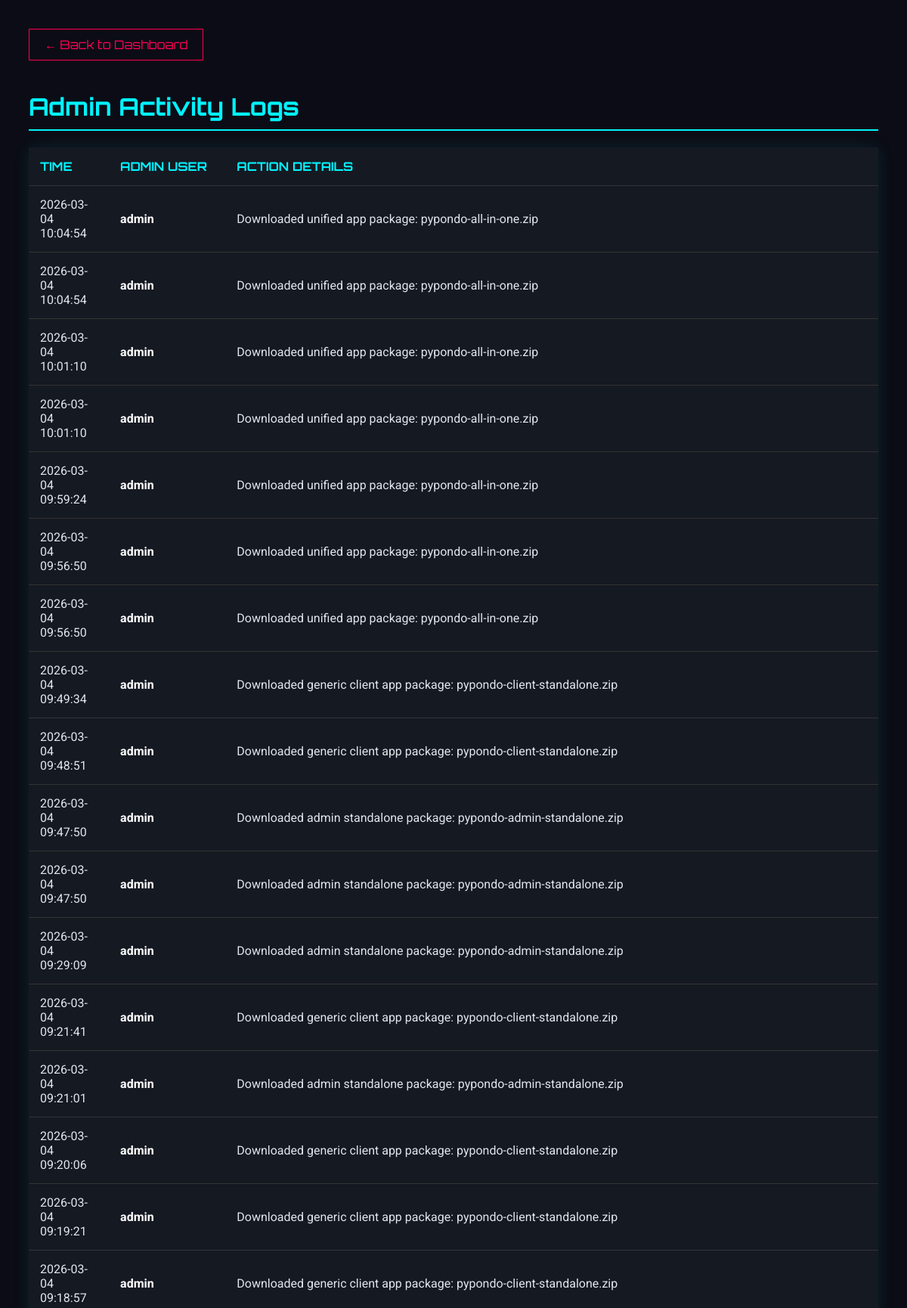
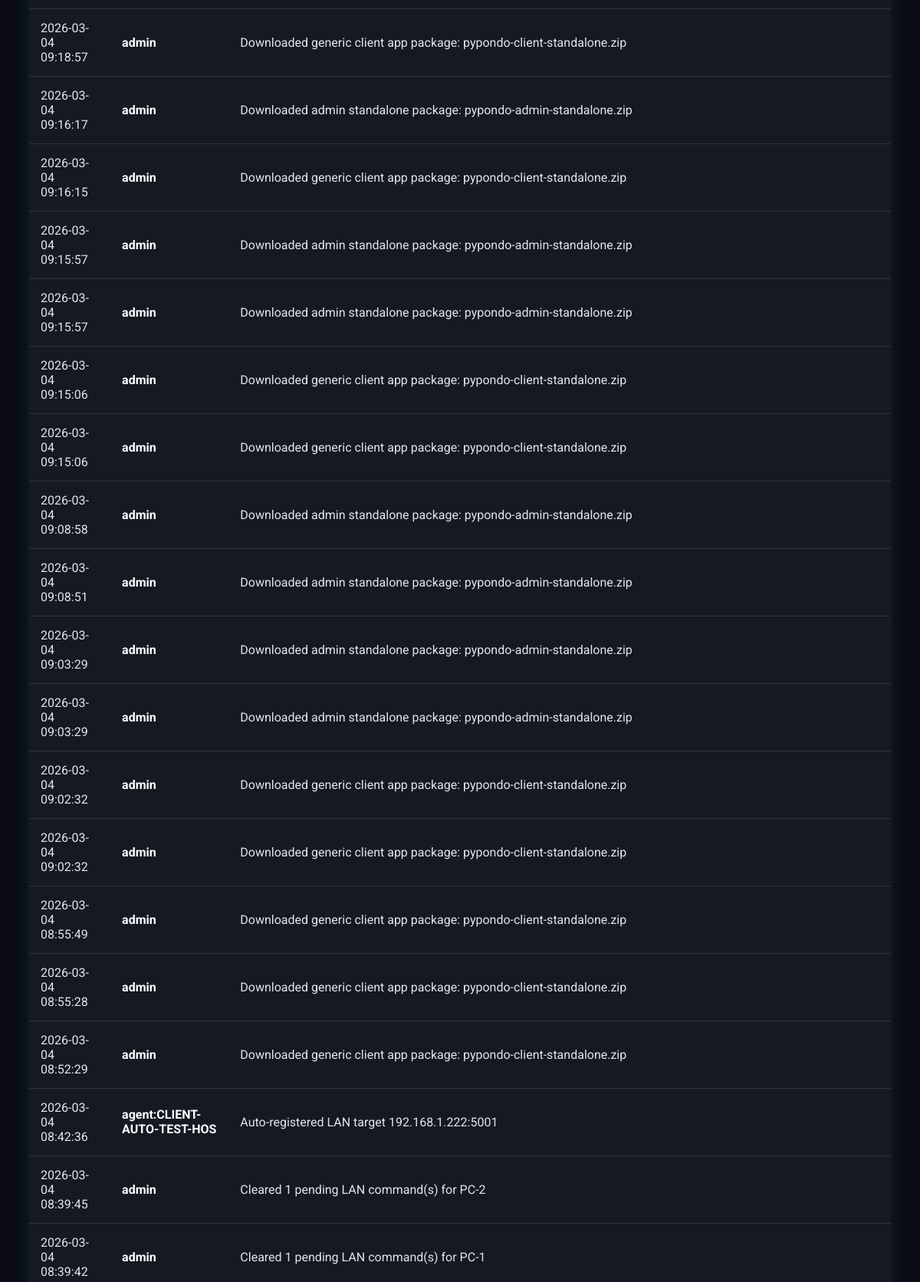
The app's page /logs (signed in, upper part) with its own data (2 pictures, top to bottom).
### app.py (models this page shows)
class AdminLog(db.Model):
    id = db.Column(db.Integer, primary_key=True)
    admin_name = db.Column(db.String(80))
    action = db.Column(db.String(255))
    timestamp = db.Column(db.DateTime, default=datetime.now)

### app.py (the view)
@app.route('/logs')
@login_required
def view_logs():
    if not current_user.is_admin: return redirect(url_for('index'))
    logs = AdminLog.query.order_by(AdminLog.timestamp.desc()).all()
    return render_template('logs.html', logs=logs)

### app.py (called while the page is built, shortened)
@login_manager.user_loader
def load_user(user_id):
    return db.session.get(User, int(user_id))

@app.before_request
def bootstrap_schema():
    if not getattr(app, "_download_bundle_prebuild_started", False):
        configured_url = os.getenv("LAN_SERVER_PUBLIC_BASE_URL", "").strip().rstrip("/")
        prebuild_url = configured_url or get_server_public_base_url().rstrip("/")
        if prebuild_url and trigger_all_in_one_bundle_prebuild(prebuild_url):
            app._download_bundle_prebuild_started = True

### templates/logs.html (shortened to what this page needs)
<!DOCTYPE html>
<html lang="en">
<head>
</head>
<body>
    <a href="/" class="back-btn">← Back to Dashboard</a>
    <h1>Admin Activity Logs</h1>
    <table>
        <thead>
            <tr>
                <th>Time</th>
                <th>Admin User</th>
                <th>Action Details</th>
            </tr>
        </thead>
        <tbody>
            {% for log in logs %}
            <tr>
                <td>{{ log.timestamp.strftime('%Y-%m-%d %H:%M:%S') }}</td>
                <td style="font-weight: bold; color: white;">{{ log.admin_name }}</td>
                <td>{{ log.action }}</td>
            </tr>
            {% else %}
            <tr>
                <td colspan="3" style="text-align:center; color:#666;">No logs found.</td>
            </tr>
            {% endfor %}
        </tbody>
    </table>
</body>
</html>

### templates/logs.html (style rules this page uses)
body { background-color: #0b0c15; color: #e0e6ed; font-family: 'Roboto', sans-serif; padding: 30px; }
h1 { font-family: 'Orbitron', sans-serif; color: #00f3ff; border-bottom: 2px solid #00f3ff; padding-bottom: 10px; }
table { width: 100%; border-collapse: collapse; background: #151922; margin-top: 20px; box-shadow: 0 0 20px rgba(0, 243, 255, 0.1); }
th, td { padding: 15px; text-align: left; border-bottom: 1px solid #333; }
th { color: #00f3ff; text-transform: uppercase; font-family: 'Orbitron', sans-serif; }
.back-btn { display: inline-block; margin-bottom: 20px; color: #ff0055; text-decoration: none; border: 1px solid #ff0055; padding: 10px 20px; font-family: 'Orbitron', sans-serif; }

### records on screen
AdminLog: timestamp "2026-03-04 10:04:54", admin_name "admin", action "Downloaded unified app package: pypondo-all-in-one.zip"
AdminLog: timestamp "2026-03-04 10:04:54", admin_name "admin", action "Downloaded unified app package: pypondo-all-in-one.zip"
AdminLog: timestamp "2026-03-04 10:01:10", admin_name "admin", action "Downloaded unified app package: pypondo-all-in-one.zip"
AdminLog: timestamp "2026-03-04 10:01:10", admin_name "admin", action "Downloaded unified app package: pypondo-all-in-one.zip"
AdminLog: timestamp "2026-03-04 09:59:24", admin_name "admin", action "Downloaded unified app package: pypondo-all-in-one.zip"
AdminLog: timestamp "2026-03-04 09:56:50", admin_name "admin", action "Downloaded unified app package: pypondo-all-in-one.zip"
AdminLog: timestamp "2026-03-04 09:56:50", admin_name "admin", action "Downloaded unified app package: pypondo-all-in-one.zip"
AdminLog: timestamp "2026-03-04 09:49:34", admin_name "admin", action "Downloaded generic client app package: pypondo-client-standalone.zip"
AdminLog: timestamp "2026-03-04 09:48:51", admin_name "admin", action "Downloaded generic client app package: pypondo-client-standalone.zip"
AdminLog: timestamp "2026-03-04 09:47:50", admin_name "admin", action "Downloaded admin standalone package: pypondo-admin-standalone.zip"
AdminLog: timestamp "2026-03-04 09:47:50", admin_name "admin", action "Downloaded admin standalone package: pypondo-admin-standalone.zip"
AdminLog: timestamp "2026-03-04 09:29:09", admin_name "admin", action "Downloaded admin standalone package: pypondo-admin-standalone.zip"
AdminLog: timestamp "2026-03-04 09:21:41", admin_name "admin", action "Downloaded generic client app package: pypondo-client-standalone.zip"
AdminLog: timestamp "2026-03-04 09:21:01", admin_name "admin", action "Downloaded admin standalone package: pypondo-admin-standalone.zip"
AdminLog: timestamp "2026-03-04 09:20:06", admin_name "admin", action "Downloaded generic client app package: pypondo-client-standalone.zip"
AdminLog: timestamp "2026-03-04 09:19:21", admin_name "admin", action "Downloaded generic client app package: pypondo-client-standalone.zip"
AdminLog: timestamp "2026-03-04 09:18:57", admin_name "admin", action "Downloaded generic client app package: pypondo-client-standalone.zip"
AdminLog: timestamp "2026-03-04 09:18:57", admin_name "admin", action "Downloaded generic client app package: pypondo-client-standalone.zip"
AdminLog: timestamp "2026-03-04 09:16:17", admin_name "admin", action "Downloaded admin standalone package: pypondo-admin-standalone.zip"
AdminLog: timestamp "2026-03-04 09:16:15", admin_name "admin", action "Downloaded generic client app package: pypondo-client-standalone.zip"
AdminLog: timestamp "2026-03-04 09:15:57", admin_name "admin", action "Downloaded admin standalone package: pypondo-admin-standalone.zip"
AdminLog: timestamp "2026-03-04 09:15:57", admin_name "admin", action "Downloaded admin standalone package: pypondo-admin-standalone.zip"
AdminLog: timestamp "2026-03-04 09:15:06", admin_name "admin", action "Downloaded generic client app package: pypondo-client-standalone.zip"
AdminLog: timestamp "2026-03-04 09:15:06", admin_name "admin", action "Downloaded generic client app package: pypondo-client-standalone.zip"
AdminLog: timestamp "2026-03-04 09:08:58", admin_name "admin", action "Downloaded admin standalone package: pypondo-admin-standalone.zip"
AdminLog: timestamp "2026-03-04 09:08:51", admin_name "admin", action "Downloaded admin standalone package: pypondo-admin-standalone.zip"
AdminLog: timestamp "2026-03-04 09:03:29", admin_name "admin", action "Downloaded admin standalone package: pypondo-admin-standalone.zip"
AdminLog: timestamp "2026-03-04 09:03:29", admin_name "admin", action "Downloaded admin standalone package: pypondo-admin-standalone.zip"
AdminLog: timestamp "2026-03-04 09:02:32", admin_name "admin", action "Downloaded generic client app package: pypondo-client-standalone.zip"
AdminLog: timestamp "2026-03-04 09:02:32", admin_name "admin", action "Downloaded generic client app package: pypondo-client-standalone.zip"
AdminLog: timestamp "2026-03-04 08:55:49", admin_name "admin", action "Downloaded generic client app package: pypondo-client-standalone.zip"
AdminLog: timestamp "2026-03-04 08:55:28", admin_name "admin", action "Downloaded generic client app package: pypondo-client-standalone.zip"
AdminLog: timestamp "2026-03-04 08:52:29", admin_name "admin", action "Downloaded generic client app package: pypondo-client-standalone.zip"
AdminLog: timestamp "2026-03-04 08:42:36", admin_name "agent:CLIENT-AUTO-TEST-HOS", action "Auto-registered LAN target 192.168.1.222:5001"
AdminLog: timestamp "2026-03-04 08:39:45", admin_name "admin", action "Cleared 1 pending LAN command(s) for PC-2"
AdminLog: timestamp "2026-03-04 08:39:42", admin_name "admin", action "Cleared 1 pending LAN command(s) for PC-1"
